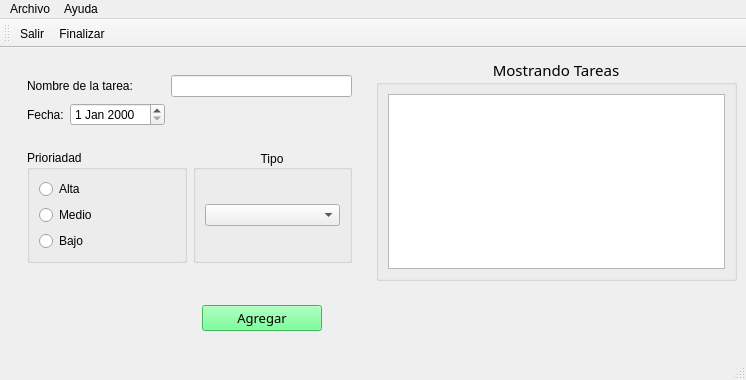
<?xml version="1.0" encoding="UTF-8"?>
<ui version="4.0">
 <class>Principal</class>
 <widget class="QMainWindow" name="Principal">
  <property name="geometry">
   <rect>
    <x>0</x>
    <y>0</y>
    <width>746</width>
    <height>326</height>
   </rect>
  </property>
  <property name="windowTitle">
   <string>Qt-Tareas Pendientes</string>
  </property>
  <property name="windowIcon">
   <iconset resource="recursos.qrc">
    <normaloff>:/Recursos/requisito.png</normaloff>:/Recursos/requisito.png</iconset>
  </property>
  <widget class="QWidget" name="centralwidget">
   <layout class="QGridLayout" name="gridLayout_3">
    <item row="0" column="0">
     <widget class="QWidget" name="widget_3" native="true">
      <layout class="QVBoxLayout" name="verticalLayout_3">
       <item>
        <widget class="QWidget" name="widget_2" native="true">
         <layout class="QGridLayout" name="gridLayout">
          <item row="0" column="2">
           <widget class="QLineEdit" name="inNombreTarea"/>
          </item>
          <item row="1" column="0">
           <widget class="QLabel" name="label_2">
            <property name="text">
             <string>Fecha:</string>
            </property>
           </widget>
          </item>
          <item row="0" column="0" colspan="2">
           <widget class="QLabel" name="label">
            <property name="text">
             <string>Nombre de la tarea:</string>
            </property>
           </widget>
          </item>
          <item row="1" column="1">
           <widget class="QDateEdit" name="inFecha"/>
          </item>
         </layout>
        </widget>
       </item>
       <item>
        <widget class="QWidget" name="widget" native="true">
         <layout class="QHBoxLayout" name="horizontalLayout">
          <item>
           <widget class="QGroupBox" name="groupBox_2">
            <property name="title">
             <string>Prioriadad</string>
            </property>
            <layout class="QVBoxLayout" name="verticalLayout_2">
             <item>
              <widget class="QRadioButton" name="inAlta">
               <property name="text">
                <string>Alta</string>
               </property>
              </widget>
             </item>
             <item>
              <widget class="QRadioButton" name="inMedio">
               <property name="text">
                <string>Medio</string>
               </property>
              </widget>
             </item>
             <item>
              <widget class="QRadioButton" name="inBajo">
               <property name="text">
                <string>Bajo</string>
               </property>
              </widget>
             </item>
            </layout>
           </widget>
          </item>
          <item>
           <widget class="QGroupBox" name="groupBox">
            <property name="title">
             <string>Tipo</string>
            </property>
            <property name="alignment">
             <set>Qt::AlignCenter</set>
            </property>
            <layout class="QVBoxLayout" name="verticalLayout">
             <item>
              <widget class="QComboBox" name="inTipo"/>
             </item>
            </layout>
           </widget>
          </item>
         </layout>
        </widget>
       </item>
      </layout>
     </widget>
    </item>
    <item row="0" column="1">
     <widget class="QGroupBox" name="groupBox_3">
      <property name="font">
       <font>
        <family>Agency FB</family>
        <pointsize>11</pointsize>
       </font>
      </property>
      <property name="title">
       <string>Mostrando Tareas</string>
      </property>
      <property name="alignment">
       <set>Qt::AlignCenter</set>
      </property>
      <layout class="QVBoxLayout" name="verticalLayout_5">
       <item>
        <widget class="QTableWidget" name="outDetalles"/>
       </item>
      </layout>
     </widget>
    </item>
    <item row="1" column="0">
     <widget class="QWidget" name="widget_6" native="true">
      <layout class="QGridLayout" name="gridLayout_2">
       <item row="0" column="0">
        <widget class="QWidget" name="widget_5" native="true"/>
       </item>
       <item row="0" column="1">
        <widget class="QWidget" name="widget_4" native="true">
         <layout class="QVBoxLayout" name="verticalLayout_4">
          <item>
           <widget class="QPushButton" name="cmdAgregar">
            <property name="sizePolicy">
             <sizepolicy hsizetype="Maximum" vsizetype="Fixed">
              <horstretch>0</horstretch>
              <verstretch>0</verstretch>
             </sizepolicy>
            </property>
            <property name="maximumSize">
             <size>
              <width>120</width>
              <height>16777215</height>
             </size>
            </property>
            <property name="font">
             <font>
              <family>MS Reference Sans Serif</family>
              <pointsize>10</pointsize>
             </font>
            </property>
            <property name="layoutDirection">
             <enum>Qt::LeftToRight</enum>
            </property>
            <property name="styleSheet">
             <string notr="true">background-color: rgb(85, 255, 127);</string>
            </property>
            <property name="text">
             <string>Agregar</string>
            </property>
           </widget>
          </item>
         </layout>
        </widget>
       </item>
      </layout>
     </widget>
    </item>
   </layout>
  </widget>
  <widget class="QMenuBar" name="menubar">
   <property name="geometry">
    <rect>
     <x>0</x>
     <y>0</y>
     <width>746</width>
     <height>21</height>
    </rect>
   </property>
   <widget class="QMenu" name="menuArchivo">
    <property name="title">
     <string>Archivo</string>
    </property>
    <addaction name="actionFinalizar"/>
    <addaction name="actionSalir"/>
   </widget>
   <widget class="QMenu" name="menuAyuda">
    <property name="title">
     <string>Ayuda</string>
    </property>
    <addaction name="actionAcerca_de"/>
   </widget>
   <addaction name="menuArchivo"/>
   <addaction name="menuAyuda"/>
  </widget>
  <widget class="QStatusBar" name="statusbar"/>
  <widget class="QToolBar" name="toolBar">
   <property name="windowTitle">
    <string>toolBar</string>
   </property>
   <attribute name="toolBarArea">
    <enum>TopToolBarArea</enum>
   </attribute>
   <attribute name="toolBarBreak">
    <bool>false</bool>
   </attribute>
   <addaction name="actionSalir"/>
   <addaction name="actionFinalizar"/>
  </widget>
  <action name="actionFinalizar">
   <property name="icon">
    <iconset resource="recursos.qrc">
     <normaloff>:/Recursos/cerrar-sesion.png</normaloff>:/Recursos/cerrar-sesion.png</iconset>
   </property>
   <property name="text">
    <string>Finalizar</string>
   </property>
  </action>
  <action name="actionSalir">
   <property name="icon">
    <iconset resource="recursos.qrc">
     <normaloff>:/Recursos/Salir.png</normaloff>:/Recursos/Salir.png</iconset>
   </property>
   <property name="text">
    <string>Salir</string>
   </property>
  </action>
  <action name="actionAcerca_de">
   <property name="icon">
    <iconset resource="recursos.qrc">
     <normaloff>:/Recursos/pregunta.png</normaloff>:/Recursos/pregunta.png</iconset>
   </property>
   <property name="text">
    <string>Acerca de</string>
   </property>
  </action>
 </widget>
 <resources>
  <include location="recursos.qrc"/>
 </resources>
 <connections/>
</ui>
